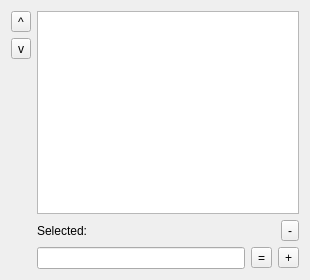
<ui version="4.0" >
 <class>ListEditor</class>
 <widget class="QWidget" name="ListEditor" >
  <property name="geometry" >
   <rect>
    <x>0</x>
    <y>0</y>
    <width>310</width>
    <height>280</height>
   </rect>
  </property>
  <property name="windowTitle" >
   <string>Form</string>
  </property>
  <layout class="QHBoxLayout" name="horizontalLayout_2" >
   <item>
    <layout class="QVBoxLayout" name="verticalLayout" >
     <item>
      <widget class="QToolButton" name="tb_up" >
       <property name="text" >
        <string>^</string>
       </property>
      </widget>
     </item>
     <item>
      <widget class="QToolButton" name="tb_down" >
       <property name="text" >
        <string>v</string>
       </property>
      </widget>
     </item>
     <item>
      <spacer name="verticalSpacer" >
       <property name="orientation" >
        <enum>Qt::Vertical</enum>
       </property>
       <property name="sizeHint" stdset="0" >
        <size>
         <width>20</width>
         <height>40</height>
        </size>
       </property>
      </spacer>
     </item>
    </layout>
   </item>
   <item>
    <layout class="QVBoxLayout" name="verticalLayout_2" >
     <item>
      <widget class="QListWidget" name="listWidget" />
     </item>
     <item>
      <layout class="QHBoxLayout" name="horizontalLayout_3" >
       <item>
        <widget class="QLabel" name="label" >
         <property name="text" >
          <string>Selected:</string>
         </property>
        </widget>
       </item>
       <item>
        <widget class="QToolButton" name="toolButton" >
         <property name="text" >
          <string>-</string>
         </property>
        </widget>
       </item>
      </layout>
     </item>
     <item>
      <layout class="QHBoxLayout" name="horizontalLayout" >
       <item>
        <widget class="QLineEdit" name="le_value" />
       </item>
       <item>
        <widget class="QToolButton" name="tb_change" >
         <property name="text" >
          <string>=</string>
         </property>
        </widget>
       </item>
       <item>
        <widget class="QToolButton" name="tb_add" >
         <property name="text" >
          <string>+</string>
         </property>
        </widget>
       </item>
      </layout>
     </item>
    </layout>
   </item>
  </layout>
 </widget>
 <resources/>
 <connections/>
</ui>
